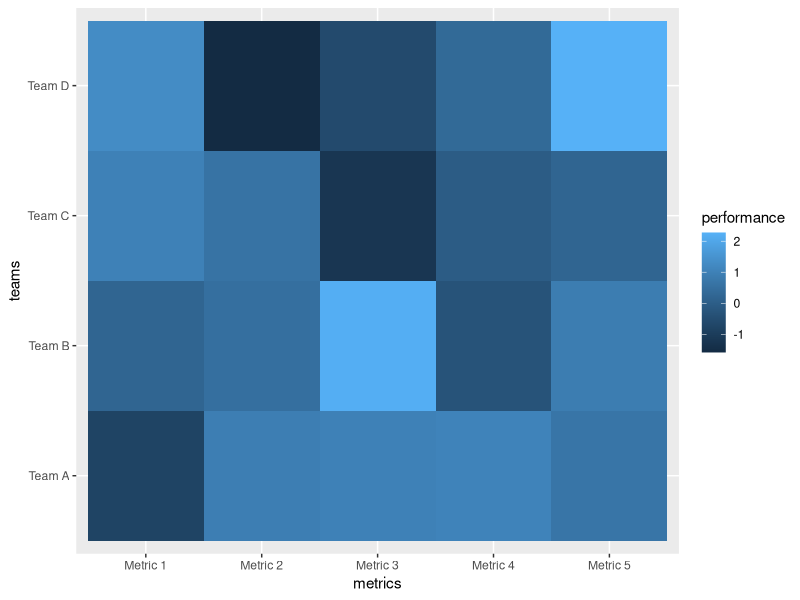

The R script that drew this image:
library("ggplot2")

#------------------
# CREATE DATA FRAME
#------------------
df.team_data <- expand.grid(teams = c("Team A", "Team B", "Team C", "Team D")
                            ,metrics = c("Metric 1", "Metric 2", "Metric 3", "Metric 4", "Metric 5")
)

# add variable: performance
set.seed(41)
df.team_data$performance <- rnorm(nrow(df.team_data))

#inspect
head(df.team_data)

#---------------------------
# PLOT: heatmap
# - here, we use geom_tile()
#---------------------------

ggplot(data = df.team_data, aes(x = metrics, y = teams)) +
  geom_tile(aes(fill = performance)) 